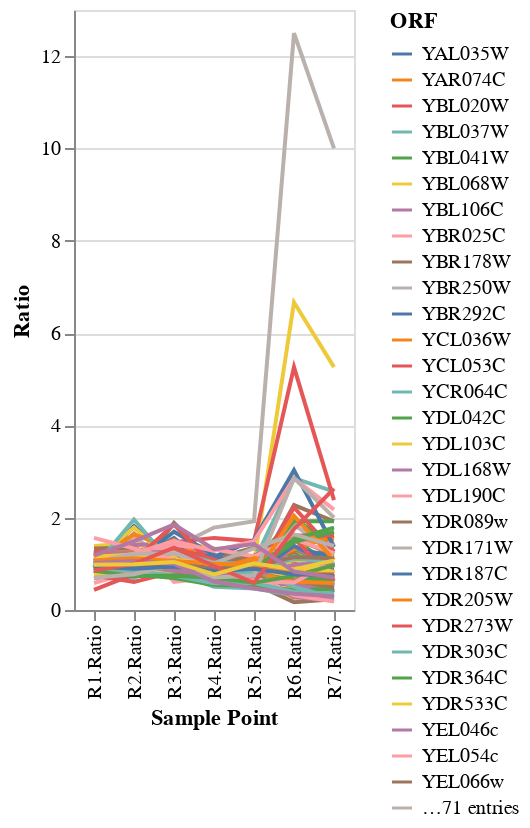

Write notebook code for a chart like this one.
### Markdown cell above
## Sample of genes

### Code cell
import altair as alt
plot_df = df.set_index('ORF').drop('Name',axis=1).sample(n=100)
plot_df.columns.name = 'Sample Point'
plot_df = plot_df.stack().to_frame()
plot_df.columns=["Ratio"]
plot_df = plot_df.reset_index()
alt.Chart(plot_df).mark_line().encode(
    x='Sample Point:N',
    y='Ratio',
    color='ORF'
)

### Figure 1 — Vega-Lite specification as saved in the notebook (floating-point values rounded to 4 significant figures; data arrays with more than 128 entries replaced by an {"elided": "..."} marker saying what was removed)
{"config": {"view": {"continuousWidth": 300, "continuousHeight": 300}}, "data": {"name": "data-2b526d2dc8486dcd1613ac8bcc63a6fe"}, "mark": {"type": "line"}, "encoding": {"color": {"field": "ORF", "type": "nominal"}, "x": {"field": "Sample Point", "type": "nominal"}, "y": {"field": "Ratio", "type": "quantitative"}}, "$schema": "https://vega.github.io/schema/vega-lite/v5.20.1.json", "datasets": {"data-2b526d2dc8486dcd1613ac8bcc63a6fe": {"elided": "700 records"}}}
